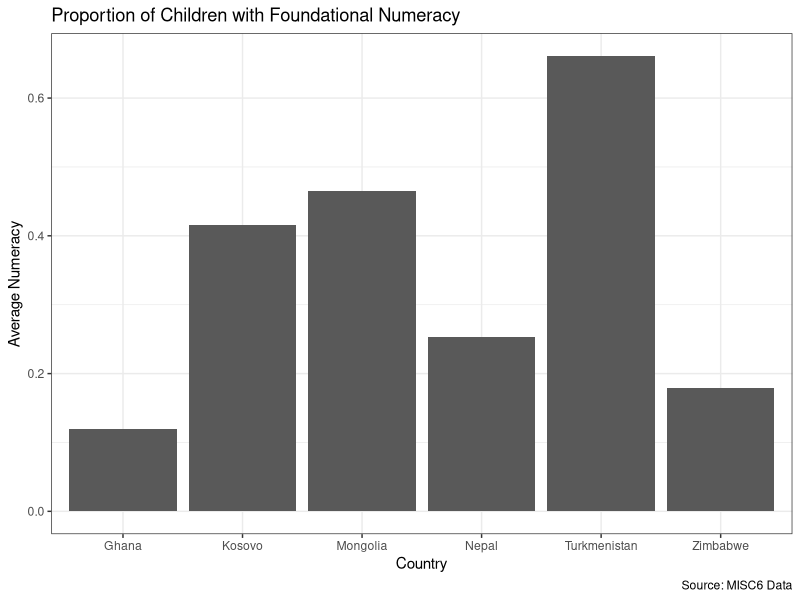

This figure's R source: (Note: this script raises an error after producing the figure.)
## ---- chunk 1
library(tidyverse)

df <- read_csv("data/mics6.csv")
## ---- chunk 2
unique(df$country)
length(unique(df$country))
unique(df$country) %>% length()
table(df$country)
## ---- chunk 3
mean(df$numeracy, na.rm = TRUE)
## ---- chunk 4
# Option 1
mongolia <- df %>% filter(country == "mongolia")
mean(mongolia$numeracy, na.rm = TRUE)

# Option 2
df %>% 
  filter(country == "mongolia") %>% 
  summarise(avg = mean(numeracy, na.rm = TRUE))
## ---- chunk 5
df %>% 
  group_by(country) %>% 
  summarise(avg = mean(numeracy, na.rm = TRUE))
## ---- chunk 6
df %>% 
  group_by(country) %>% 
  summarise(avg = mean(numeracy, na.rm = TRUE)) %>% 
  ggplot(aes(x = country, y = avg)) +
    geom_col() + 
    labs(title = "Proportion of Children with Foundational Numeracy",
         caption = "Source: MISC6 Data",
         x = "Country",
         y = "Average Numeracy") + 
    theme_bw()
  
## ---- chunk 7
df %>% 
  filter(gender == 2) %>% 
  group_by(country, highest_grade) %>% 
  summarise(avg_num = mean(numeracy, na.rm = TRUE)) %>% 
  summarise(avg = mean(avg_num))
